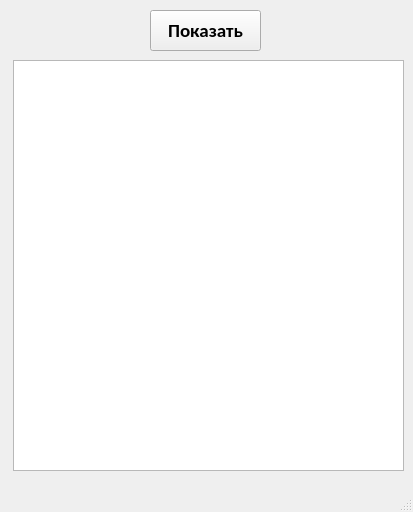
<?xml version="1.0" encoding="UTF-8"?>
<ui version="4.0">
 <class>MainWindow</class>
 <widget class="QMainWindow" name="MainWindow">
  <property name="geometry">
   <rect>
    <x>0</x>
    <y>0</y>
    <width>413</width>
    <height>512</height>
   </rect>
  </property>
  <property name="windowTitle">
   <string>Кофе</string>
  </property>
  <widget class="QWidget" name="centralwidget">
   <widget class="QPushButton" name="pushButton">
    <property name="geometry">
     <rect>
      <x>150</x>
      <y>10</y>
      <width>111</width>
      <height>41</height>
     </rect>
    </property>
    <property name="font">
     <font>
      <family>Calibri</family>
      <pointsize>14</pointsize>
      <weight>75</weight>
      <bold>true</bold>
     </font>
    </property>
    <property name="text">
     <string>Показать</string>
    </property>
   </widget>
   <widget class="QTextEdit" name="textEdit">
    <property name="geometry">
     <rect>
      <x>13</x>
      <y>60</y>
      <width>391</width>
      <height>411</height>
     </rect>
    </property>
    <property name="font">
     <font>
      <family>Calibri</family>
      <pointsize>10</pointsize>
      <weight>75</weight>
      <bold>true</bold>
     </font>
    </property>
   </widget>
  </widget>
  <widget class="QMenuBar" name="menubar">
   <property name="geometry">
    <rect>
     <x>0</x>
     <y>0</y>
     <width>413</width>
     <height>21</height>
    </rect>
   </property>
  </widget>
  <widget class="QStatusBar" name="statusbar"/>
 </widget>
 <resources/>
 <connections/>
</ui>
